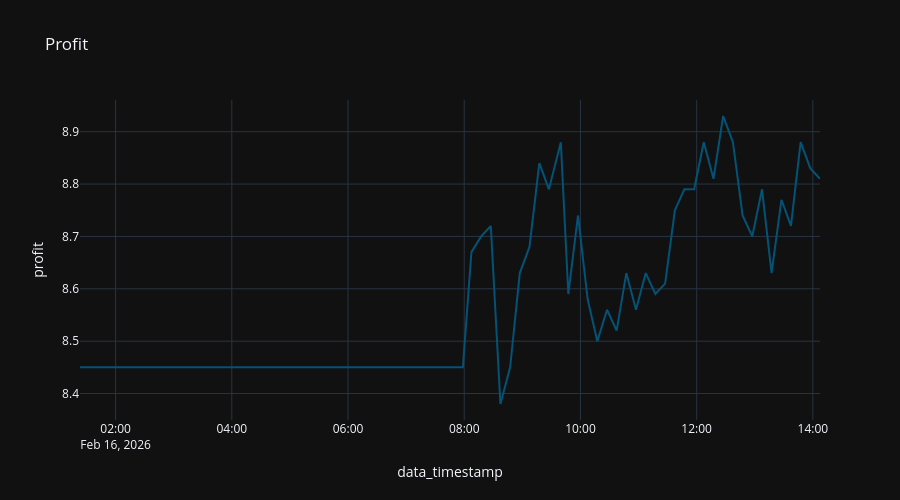

This figure's notebook cell:
### Code cell
x = df[df['ticker'] == asset_ticker][['data_timestamp', 'profit', 'ticker']].sort_values(by="data_timestamp")

fig = px.line (
  x,
  "data_timestamp",
  "profit",
  title="Profit"
#   color_discrete_sequence="Tealgrn_r",
)

fig.update_layout (
  height=500,
)
